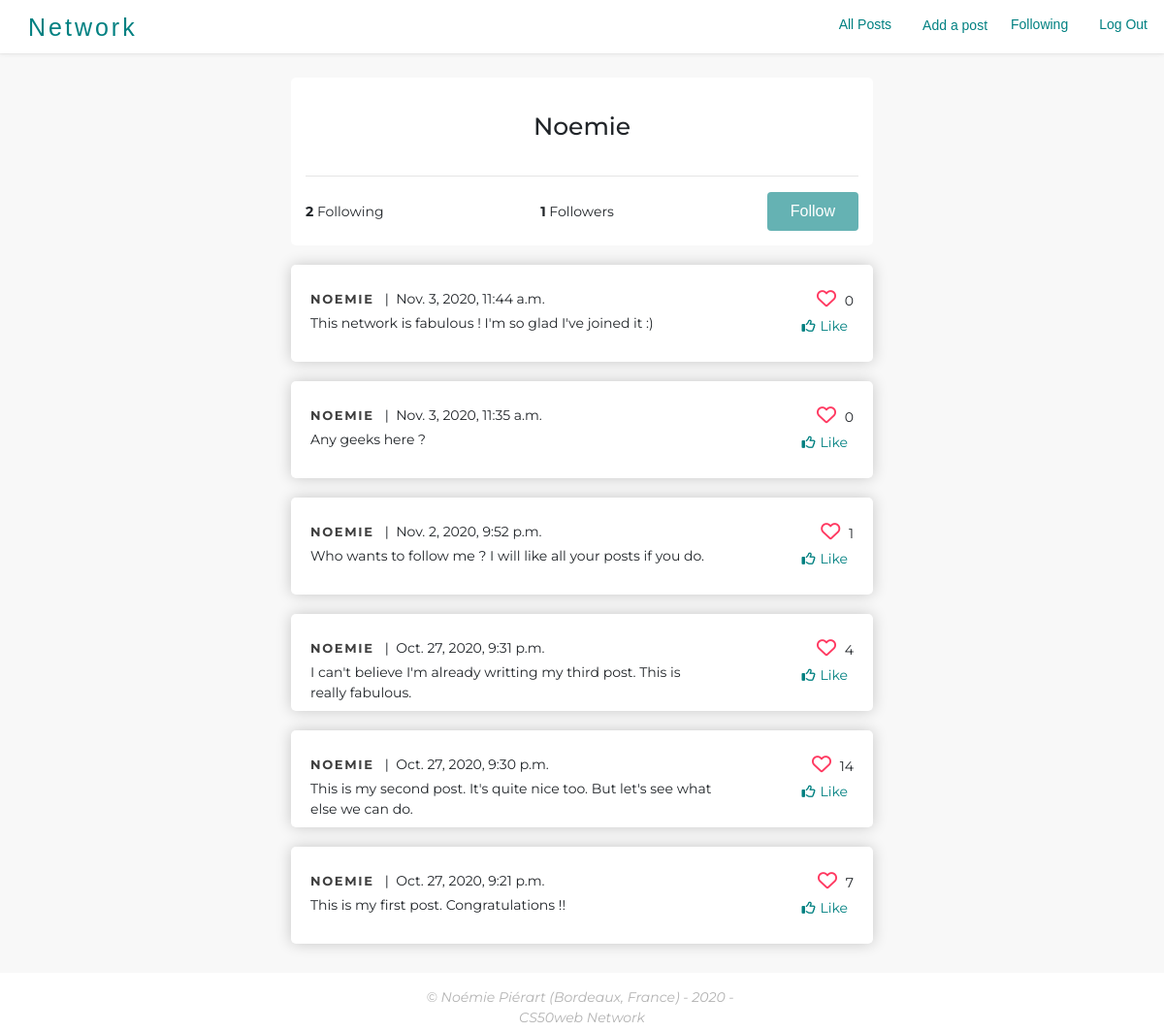
The app's page /1/ (signed in) with its own data.
### network/models.py (models this page shows, shortened)
class User(AbstractUser):
	followers_count = models.IntegerField(default=0)
	following_count = models.IntegerField(default=0)

class Post(models.Model):
	post_author = models.ForeignKey(User, on_delete=models.CASCADE, related_name="post_author")
	likes_count = models.IntegerField()
	date = models.DateTimeField(default=datetime.now, blank=True)
	content = models.TextField()
	class Meta:
		ordering = ['-date']

### network/views.py (the view)
# urls.py: path("<int:user_id>/", views.show_user, name="show_user"),
def show_user(request, user_id):
    session_user = None
    profile_user = User.objects.get(id=user_id)
    followers = Connection.objects.filter(followed_user=profile_user, connection_is_active=True).count()
    following = Connection.objects.filter(following_user=profile_user, connection_is_active=True).count()
    posts = Post.objects.filter(post_author=profile_user.id).order_by("-date")
    if request.user.id is not None :
        session_user = User.objects.get(id=request.user.id)
        connection, _ = Connection.objects.get_or_create(followed_user=profile_user, following_user=session_user)
        connection.save()
        liked_posts = []
        likes = Like.objects.filter(liking_user=session_user, like_is_active=True)
        for like in likes :
            liked_posts.append(like.liked_post)
    return render(request, "network/show_user.html", {
        'session_user': session_user,
        'profile_user': profile_user,
        'followers': followers,
        'following': following,
        'connection': connection,
        'posts': posts,
        'liked_posts': liked_posts
    })

### network/templates/network/show_user.html (shortened to what this page needs)
{% extends "network/layout.html" %}
{% load static %}
{% block body %}
	<div class="container">
		<h2 class="section-title">{{profile_user.username}}</h2>
		<hr>
    	<div class="d-flex justify-content-between align-items-center">
    		<p><strong>{{ following }}</strong> Following </p>
    		<p><strong>{{ followers }}</strong> Followers</p>
	    	{% if profile_user != session_user %}
    			<form action="{% url 'follow' profile_user.id %}" method="POST">
	    			{% if connection.connection_is_active == True %}
	    				<button id="follow_btn"  class="btn-flat" type="submit">Unfollow</button>
	    			{% else %}
		    			<button id="follow_btn" class="btn-flat" type="submit">Follow</button>
	    			{% endif %}
    			</form>
	    	{% endif %}
    	</div>
    </div>
    <div id="posts_index">
		{% for post in posts %}
			<div class="post-card" >
				<div class="d-flex justify-content-between">
					<div class="d-flex justify-content-start align-items-center">
						<p><span><a href="{% url 'show_user' post.post_author.id %}" class="post-card-username"><strong>{{post.post_author}}</strong></a>   |  {{post.date}}</span></p>
					</div>
           			<p class="total-likes"><i class="far fa-heart"></i> {{post.likes_count}}</p>
           		</div>
	            <div class="d-flex justify-content-between" id="bottom-info ">
	            	<p id="post-content" class="w-75">{{post.content}}</p>
	            	{% if user.is_authenticated %}
	            		<form action="{% url 'like' post.id %}" method="POST">
	            			{% if post in liked_posts %}
    							<button class="like_btn" type="submit"><i class="far fa-thumbs-down"></i>Unlike</button>
    						{% else %}
	    						<button class="like_btn" type="submit"><i class="far fa-thumbs-up"></i>Like</button>
    						{% endif %}
						</form>
					{% endif %}
				</div>
			</div>
		{% endfor %}
	</div>
{% endblock%}

### network/static/network/styles.css (style rules this page uses)
body { background-color: #F8F8F8; font-family: 'Amiri', sans-serif; position: relative; min-height: 100vh; text-decoration: none !important; }
.container { margin-right: auto; margin-left: auto; padding: 15px; max-width: 600px; font-family: 'Amiri', sans-serif; background-color: white; margin-top: 25px; border-radius: 5px }
h2 { text-align: center; font-size: 25px; padding: 20px; }
.section-title { text-align: center; font-family: 'Montserrat', sans-serif; }
i { color: #FF3860; font-size: 20px; border-radius: 5%; padding: 5px; }
.like_btn, .fa-thumbs-down, .fa-thumbs-up, .fa-edit { color: #008081 ; background: none !important; border: none !important; font-size: 14px }
a { text-decoration: none !important }
p { padding: 0px; margin: 0px; font-size: 14px; font-family: 'Montserrat', sans-serif; white-space: pre-wrap; }

### network/static/network/components/post-card.css (style rules this page uses)
.post-card { overflow: hidden; height: 100px; background: white; box-shadow: 0 0 15px rgba(0,0,0,0.2); margin: 20px auto; max-width: 600px; font-family: 'Montserrat', sans-serif; border-radius: 5px; padding: 20px; }
.post-card-username { text-transform: uppercase; font-size: 13px; letter-spacing: 0.13em; color: #3e3e3e; text-decoration: none !important; }

### network/static/network/components/btn.css (style rules this page uses)
.btn-flat { color: white; padding: 8px 24px; border-radius: 4px; background: #008081; transition: background 0.3s ease; border: none !important; opacity: 0.6; }

### records on screen
User: username "Noemie"
Post: post_author "NOEMIE", date "Nov. 3, 2020, 11:44 a.m.", likes_count "0", content "This network is fabulous ! I'm so glad I've joined it :)", shows "Like"
Post: post_author "NOEMIE", date "Nov. 3, 2020, 11:35 a.m.", likes_count "0", content "Any geeks here ?", shows "Like"
Post: post_author "NOEMIE", date "Nov. 2, 2020, 9:52 p.m.", likes_count "1", content "Who wants to follow me ? I will like all your posts if you do.", shows "Like"
Post: post_author "NOEMIE", date "Oct. 27, 2020, 9:31 p.m.", likes_count "4", content "I can't believe I'm already writting my third post. This is really fabulous.", shows "Like"
Post: post_author "NOEMIE", date "Oct. 27, 2020, 9:30 p.m.", likes_count "14", content "This is my second post. It's quite nice too. But let's see what else we can do.", shows "Like"
Post: post_author "NOEMIE", date "Oct. 27, 2020, 9:21 p.m.", likes_count "7", content "This is my first post. Congratulations !!", shows "Like"

### other values on screen
{{ following }} "2"
{{ followers }} "1"
